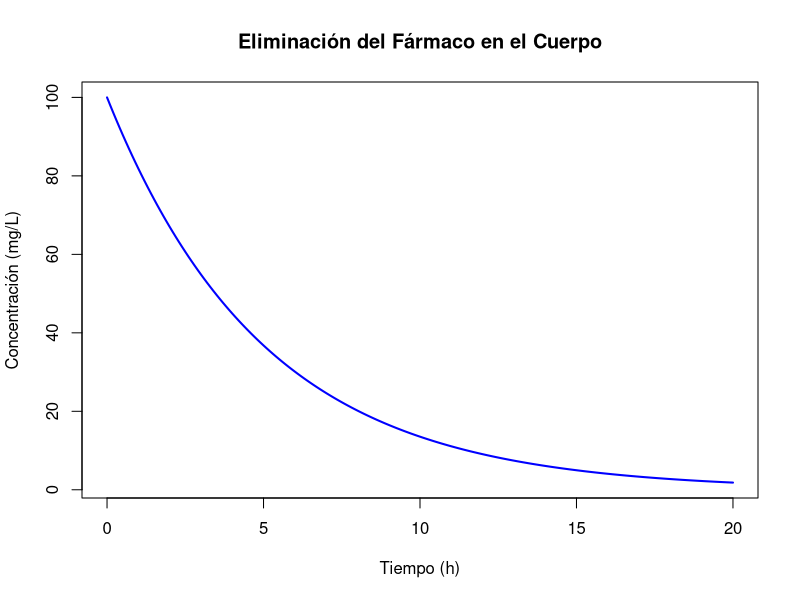
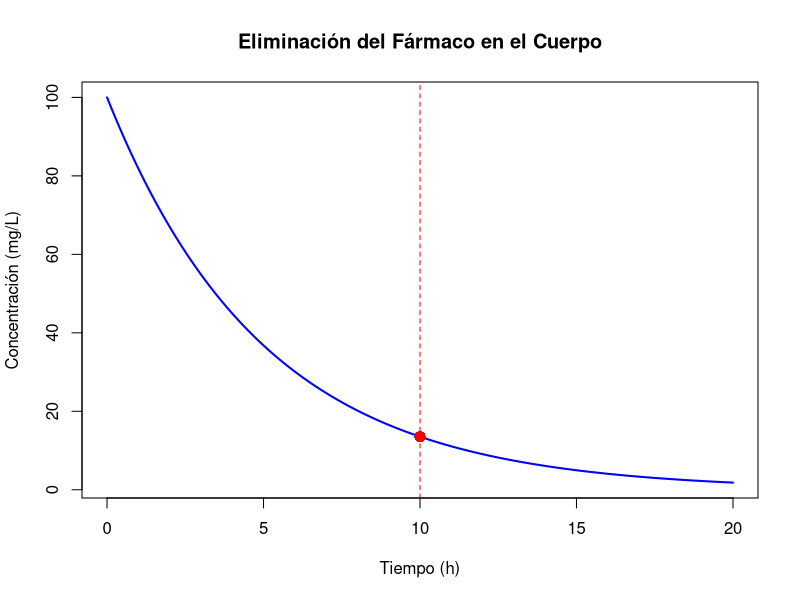

Recreate these plots in R, in order.
## ---- chunk 1
knitr::opts_chunk$set(echo = TRUE)
## ---- chunk 2
# Instalar paquete si no está instalado
if (!require("deSolve")) install.packages("deSolve", dependencies=TRUE)
library(deSolve)

# Definir la ecuación diferencial dC/dt = -kC
modelo <- function(t, C, params) {
  k <- params["k"]  # Constante de eliminación
  dCdt <- -k * C  # Ecuación diferencial
  return(list(dCdt))
}

# Parámetros y condiciones iniciales
params <- c(k = 0.2)       # Constante de eliminación
C_inicial <- 100           # Concentración inicial (mg/L)
tiempo <- seq(0, 20, by=0.1)  # Intervalo de tiempo

# Resolver la ecuación diferencial
solucion <- ode(y = C_inicial, times = tiempo, func = modelo, parms = params)

## ---- chunk 3
# Graficar la solución
plot(solucion[, "time"], solucion[, "1"], type="l", col="blue", lwd=2,
     xlab="Tiempo (h)", ylab="Concentración (mg/L)", 
     main="Eliminación del Fármaco en el Cuerpo")

## ---- chunk 4
# Encontrar la concentración en t = 10 horas
t_deseado <- 10
C_en_t <- solucion[solucion[, "time"] == t_deseado, "1"]
print(C_en_t)

## ---- chunk 5
plot(solucion[, "time"], solucion[, "1"], type="l", col="blue", lwd=2,
     xlab="Tiempo (h)", ylab="Concentración (mg/L)", 
     main="Eliminación del Fármaco en el Cuerpo")

# Agregar una línea vertical en t = 10
abline(v=t_deseado, col="red", lty=2)

# Agregar un punto en t = 10
points(t_deseado, C_en_t, col="red", pch=16, cex=1.5)


## ---- chunk 6
# Encontrar todos los valores de tiempo donde la concentración es menor a 20
t_menor_20 <- solucion[solucion[, "1"] < 20, "time"]
print(t_menor_20)

## ---- chunk 7
# Encontrar el primer tiempo en que la concentración es menor a 20
t_menor_20 <- solucion[solucion[, "1"] < 20, "time"][1]
print(t_menor_20)
